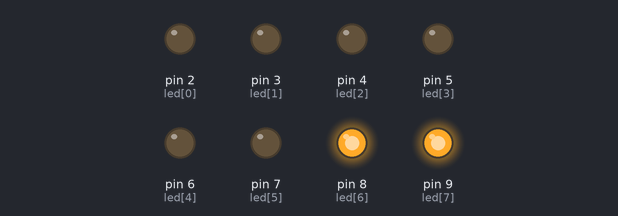
The sketch below on a simulated Arduino Uno, built with avr-gcc and run on an emulated ATmega328P. Shown: output pins drawn as LEDs (lit = HIGH).

Above: at 0.3 s.
At 1.0 s:
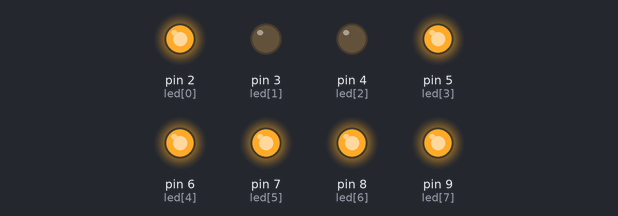
At 1.7 s:
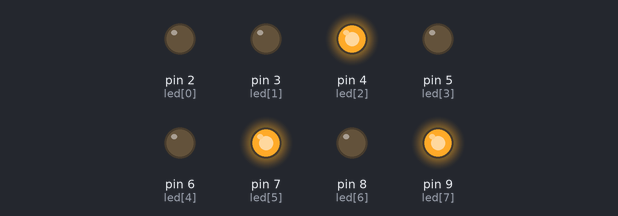
At 3.1 s:
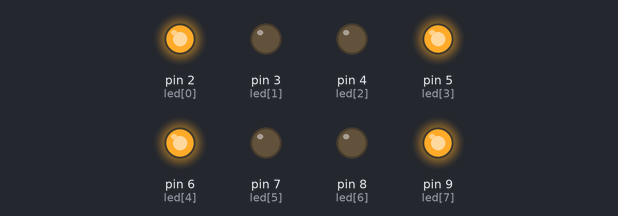
At 4.5 s:
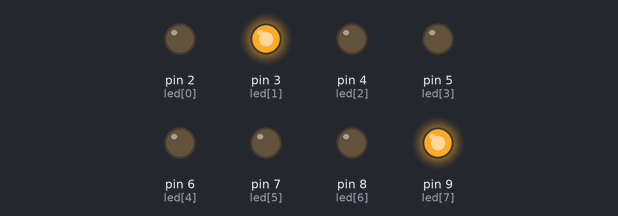
At 6.6 s:
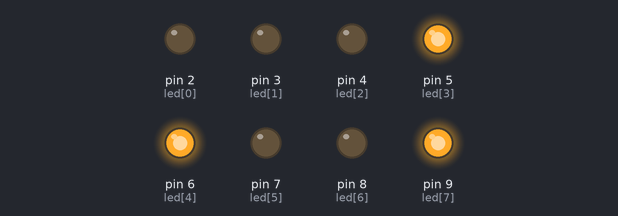
Timing chart, 0 to 8.1 s (numbered marks = the images above):
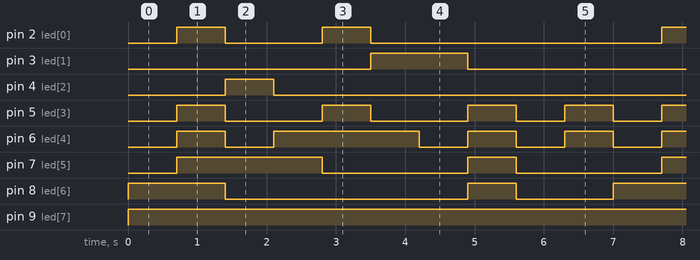

Measured:
- by itself, pin 2 (led[0]): repeats every 7.0 s: LOW 1.4 s, HIGH 0.70 s, LOW 4.2 s, HIGH 0.70 s
- by itself, pin 3 (led[1]): alternates HIGH for 1.4 s and LOW for 5.6 s
- by itself, pin 4 (led[2]): alternates HIGH for 0.70 s and LOW for 6.3 s
- by itself, pin 5 (led[3]): repeats every 7.0 s: 2 × (LOW 1.4 s, HIGH 0.70 s), 2 × (LOW 0.70 s, HIGH 0.70 s)
- by itself, pin 6 (led[4]): repeats every 7.0 s: LOW 0.70 s, HIGH 2.1 s, 3 × (LOW 0.70 s, HIGH 0.70 s)
- by itself, pin 7 (led[5]): repeats every 7.0 s: LOW 2.1 s, HIGH 0.70 s, LOW 2.1 s, HIGH 2.1 s
- by itself, pin 8 (led[6]): repeats every 7.0 s: LOW 3.5 s, HIGH 0.70 s, LOW 1.4 s, HIGH 1.4 s
- by itself, pin 9 (led[7]): LOW → HIGH at 0.00 s

The sketch:

7segment2.ino
```cpp
const int led[8] = {2,3,4,5,6,7,8,9};

byte number[10][8] =
{
  {0,0,0,0,0,0,1,1}, // 0
  {1,0,0,1,1,1,1,1}, // 1
  {0,0,1,0,0,1,0,1}, // 2
  {0,0,0,0,1,1,0,1}, // 3
  {1,0,0,1,1,0,0,1}, // 4
  {0,1,0,0,1,0,0,1}, // 5
  {0,1,0,0,0,0,0,1}, // 6
  {0,0,0,1,1,1,1,1}, // 7
  {0,0,0,0,0,0,0,1}, // 8
  {0,0,0,1,1,0,0,1} // 9
};

void setup() {
  // put your setup code here, to run once:
  for(int i =0; i<8; i++){
    pinMode(led[i],OUTPUT);
  }
}

void loop() {
  // put your main code here, to run repeatedly:

  for(int i =0; i<10; i++){//0~9
    for(int j=0; j<8; j++){//각 숫자를 이루기 위한 LED각각 제어
      digitalWrite(led[j], number[i][j]);
    }
    delay(700);
  }
}
```
